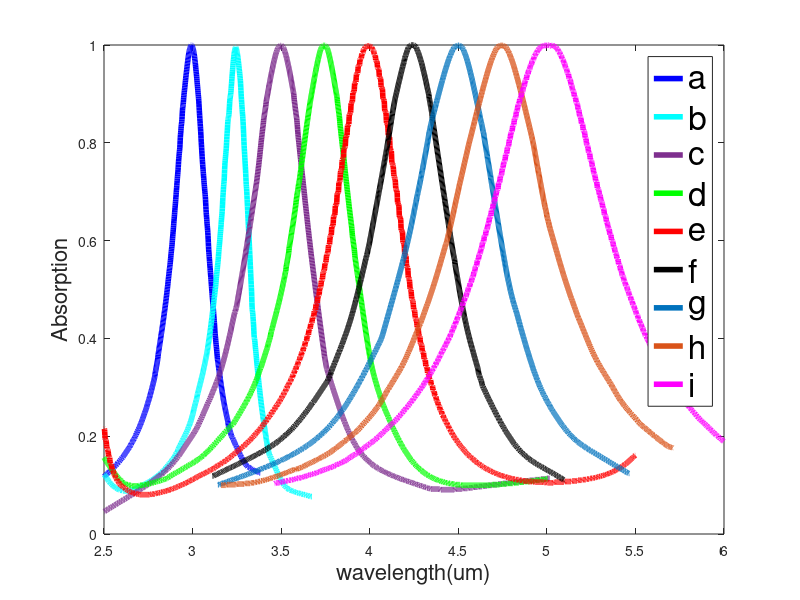
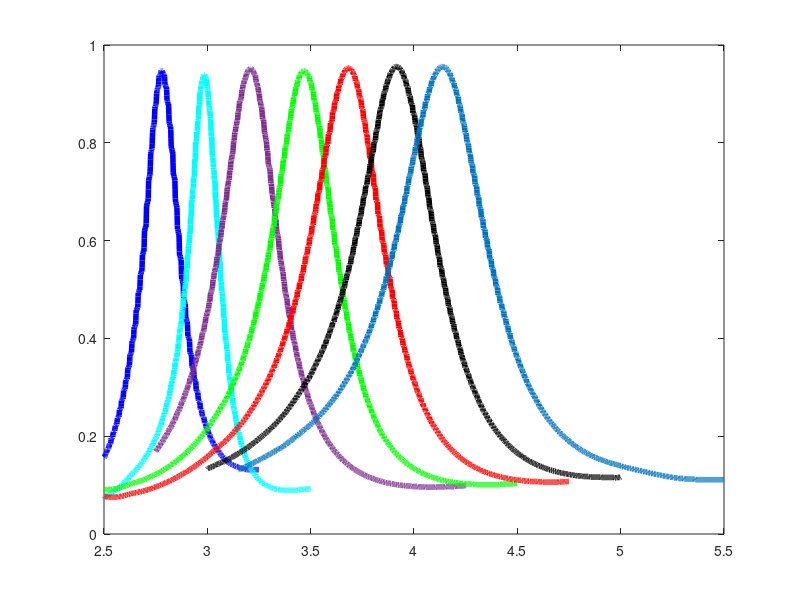

The MATLAB source for these figures, in order: (Note: this script raises an error after producing the figures.)
% -------------------------------------------------------------------------------------------------------------------------------------------------------
% raw_data_script.m
% -----------------------------------------------------------------------
% This MATLAB script releases and documents the dataset used in the paper:
% [Inverse designed aperiodic multilayer perfect absorbers for mid infrared
% enable tunability switchability and angular robustness].
% The dataset is provided to ensure reproducibility of the results and to
% allow other researchers to explore the data.
%
% Author: [Masoumeh Nazari, Yaser M. Banad, Sarah Sharif]
% Date: [April 11, 2025]
% Contact: [Corresponding Author: s.sh@ou.edu]
% License:
% This project and associated raw data are licensed under the MIT License.  
% -----------------------------------------------------------------------


%% Figure 1
% Raw data corresponding to Figure 3(a) in the paper. 
% This plot presents the absorption spectra of all optimized structures
% (a-i) in chemical potentia =0eV and incident Angle of 0 degree. 
figure(1)
set(gcf,'color','w');
matrixoutput=csvread('absorption_data_3um_0_0.csv');
wavelength=matrixoutput(:,1);
Absorption=matrixoutput(:,2);
plot(wavelength,Absorption,'b','linewidth' ,4);
hold on
matrixoutput=csvread('absorption_data_3.25um_0_0.csv');
wavelength=matrixoutput(:,1);
Absorption=matrixoutput(:,2);
plot(wavelength,Absorption,'c','linewidth' ,4);
hold on

matrixoutput=csvread('absorption_data_3.5um_0_0.csv');
wavelength=matrixoutput(:,1);
Absorption=matrixoutput(:,2);
plot(wavelength,Absorption,'Color',"#7E2F8E",'linewidth' ,4);
hold on
matrixoutput=csvread('absorption_data_3.75um_0_0.csv');
wavelength=matrixoutput(:,1);
Absorption=matrixoutput(:,2);
plot(wavelength,Absorption,'g','linewidth' ,4);
hold on
matrixoutput=csvread('absorption_data_4um_0_0.csv');
wavelength=matrixoutput(:,1);
Absorption=matrixoutput(:,2);
plot(wavelength,Absorption,'r','linewidth' ,4);
hold on
matrixoutput=csvread('absorption_data_4.25um_0_0.csv');
wavelength=matrixoutput(:,1);
Absorption=matrixoutput(:,2);
plot(wavelength,Absorption,'k','linewidth' ,4);
hold on
matrixoutput=csvread('absorption_data_4.5um_0_0.csv');
wavelength=matrixoutput(:,1);
Absorption=matrixoutput(:,2);
plot(wavelength,Absorption,'Color','#0072BD','linewidth' ,4);
hold on
matrixoutput=csvread('absorption_data_4.75um_0_0.csv');
wavelength=matrixoutput(:,1);
Absorption=matrixoutput(:,2);
plot(wavelength,Absorption,'Color','#D95319','linewidth' ,4);
hold on
matrixoutput=csvread('absorption_data_5um_0_0.csv');
wavelength=matrixoutput(:,1);
Absorption=matrixoutput(:,2);
plot(wavelength,Absorption,'m','linewidth' ,4);
xlabel ('wavelength(um)','FontSize',16)
ylabel ('Absorption','FontSize',16)
axis([2.5 6 0 1])
legend('a','b', 'c','d','e','f','g','h','i','fontsize',24);

%%-------------------------------------------------------------------------
%% Figure2
% Raw data related to Figure 7 of the paper. 
% While the figure in the paper is a 3D plot, this graph shows the 
% 2D version. 
% It displays the absorption spectra of all optimized structures (a–i) 
% at a chemical potential of 0 eV and an incident angle of 45 degrees.
figure(2)
set(gcf,'color','w');
matrixoutput=csvread('absorption_data_3um_0_45.csv');
wavelength=matrixoutput(:,1);
Absorption=matrixoutput(:,2);
plot(wavelength,Absorption,'b','linewidth' ,4);
hold on
matrixoutput=csvread('absorption_data_3.25um_0_45.csv');
wavelength=matrixoutput(:,1);
Absorption=matrixoutput(:,2);
plot(wavelength,Absorption,'c','linewidth' ,4);
hold on

matrixoutput=csvread('absorption_data_3.5um_0_45.csv');
wavelength=matrixoutput(:,1);
Absorption=matrixoutput(:,2);
plot(wavelength,Absorption,'Color',"#7E2F8E",'linewidth' ,4);
hold on
matrixoutput=csvread('absorption_data_3.75um_0_45.csv');
wavelength=matrixoutput(:,1);
Absorption=matrixoutput(:,2);
plot(wavelength,Absorption,'g','linewidth' ,4);
hold on
matrixoutput=csvread('absorption_data_4um_0_45.csv');
wavelength=matrixoutput(:,1);
Absorption=matrixoutput(:,2);
plot(wavelength,Absorption,'r','linewidth' ,4);
hold on
matrixoutput=csvread('absorption_data_4.25um_0_45.csv');
wavelength=matrixoutput(:,1);
Absorption=matrixoutput(:,2);
plot(wavelength,Absorption,'k','linewidth' ,4);
hold on
matrixoutput=csvread('absorption_data_4.5um_0_45.csv');
wavelength=matrixoutput(:,1);
Absorption=matrixoutput(:,2);
plot(wavelength,Absorption,'Color','#0072BD','linewidth' ,4);
hold on
matrixoutput=csvread('absorption_data_4.75um_0_45.csv');
wavelength=matrixoutput(:,1);
Absorption=matrixoutput(:,2);
plot(wavelength,Absorption,'Color','#D95319','linewidth' ,4);
hold on
matrixoutput=csvread('absorption_data_5um_0_45.csv');
wavelength=matrixoutput(:,1);
Absorption=matrixoutput(:,2);
plot(wavelength,Absorption,'m','linewidth' ,4);
xlabel ('wavelength(um)','FontSize',16)
ylabel ('Absorption','FontSize',16)
axis([2.5 6 0 1])
legend('a','b', 'c','d','e','f','g','h','i','fontsize',24);
%%-------------------------------------------------------------------------
%% Figure 3
% Raw data related to Figure 5 of the paper. 
% While the figure in the paper is a 3D plot, this graph shows the 2D version. 
% It displays the absorption spectra of all optimized structures (a–i) at 
% a chemical potential of 1 eV and an incident angle of 0 degrees.
figure(3)
set(gcf,'color','w');
matrixoutput=csvread('absorption_data_3um_1_0.csv');
wavelength=matrixoutput(:,1);
Absorption=matrixoutput(:,2);
plot(wavelength,Absorption,'b','linewidth' ,4);
hold on
matrixoutput=csvread('absorption_data_3.25um_1_0.csv');
wavelength=matrixoutput(:,1);
Absorption=matrixoutput(:,2);
plot(wavelength,Absorption,'c','linewidth' ,4);
hold on

matrixoutput=csvread('absorption_data_3.5um_1_0.csv');
wavelength=matrixoutput(:,1);
Absorption=matrixoutput(:,2);
plot(wavelength,Absorption,'Color',"#7E2F8E",'linewidth' ,4);
hold on
matrixoutput=csvread('absorption_data_3.75um_1_0.csv');
wavelength=matrixoutput(:,1);
Absorption=matrixoutput(:,2);
plot(wavelength,Absorption,'g','linewidth' ,4);
hold on
matrixoutput=csvread('absorption_data_4um_1_0.csv');
wavelength=matrixoutput(:,1);
Absorption=matrixoutput(:,2);
plot(wavelength,Absorption,'r','linewidth' ,4);
hold on
matrixoutput=csvread('absorption_data_4.25um_1_0.csv');
wavelength=matrixoutput(:,1);
Absorption=matrixoutput(:,2);
plot(wavelength,Absorption,'k','linewidth' ,4);
hold on
matrixoutput=csvread('absorption_data_4.5um_1_0.csv');
wavelength=matrixoutput(:,1);
Absorption=matrixoutput(:,2);
plot(wavelength,Absorption,'Color','#0072BD','linewidth' ,4);
hold on
matrixoutput=csvread('absorption_data_4.75um_1_0.csv');
wavelength=matrixoutput(:,1);
Absorption=matrixoutput(:,2);
plot(wavelength,Absorption,'Color','#D95319','linewidth' ,4);
hold on
matrixoutput=csvread('absorption_data_5um_1_0.csv');
wavelength=matrixoutput(:,1);
Absorption=matrixoutput(:,2);
plot(wavelength,Absorption,'m','linewidth' ,4);
xlabel ('wavelength(um)','FontSize',16)
ylabel ('Absorption','FontSize',16)
axis([2.5 6 0 1])
legend('a','b', 'c','d','e','f','g','h','i','fontsize',24);
